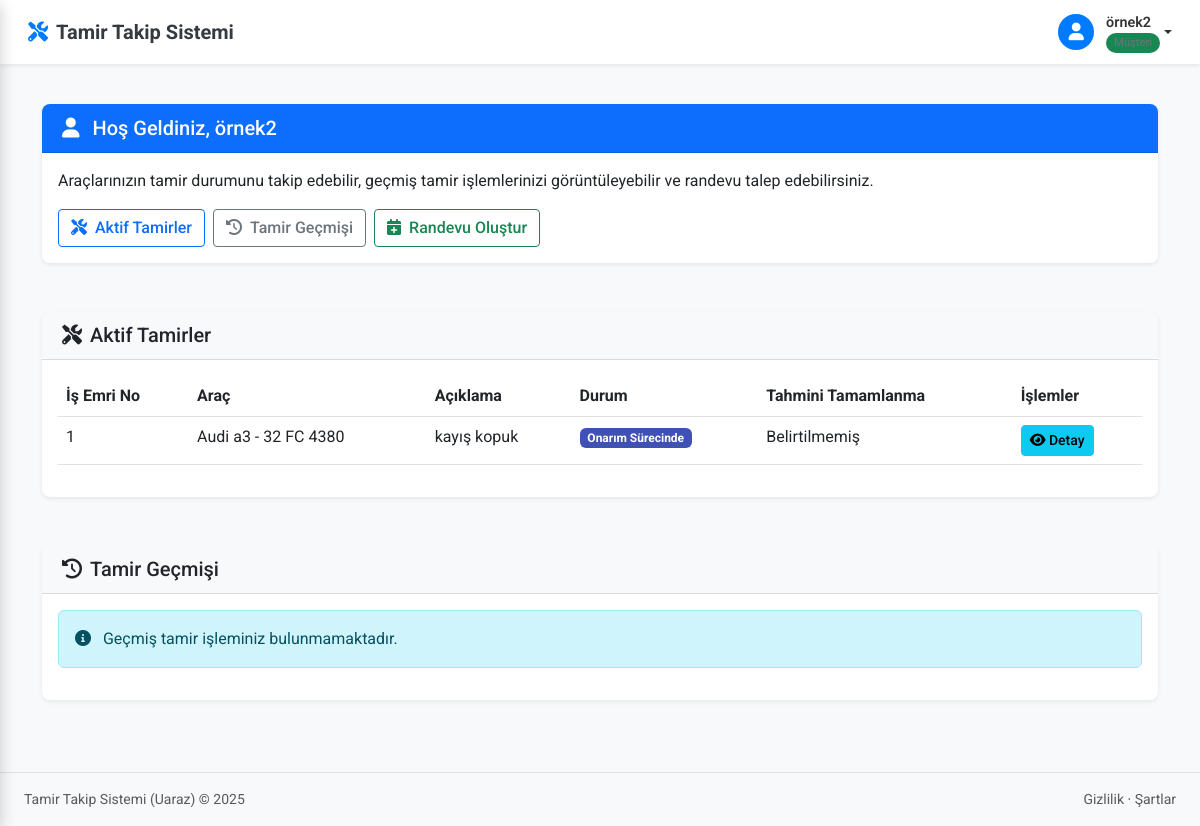
The page /musteri-portal/ (signed in) on the database as committed earlier.
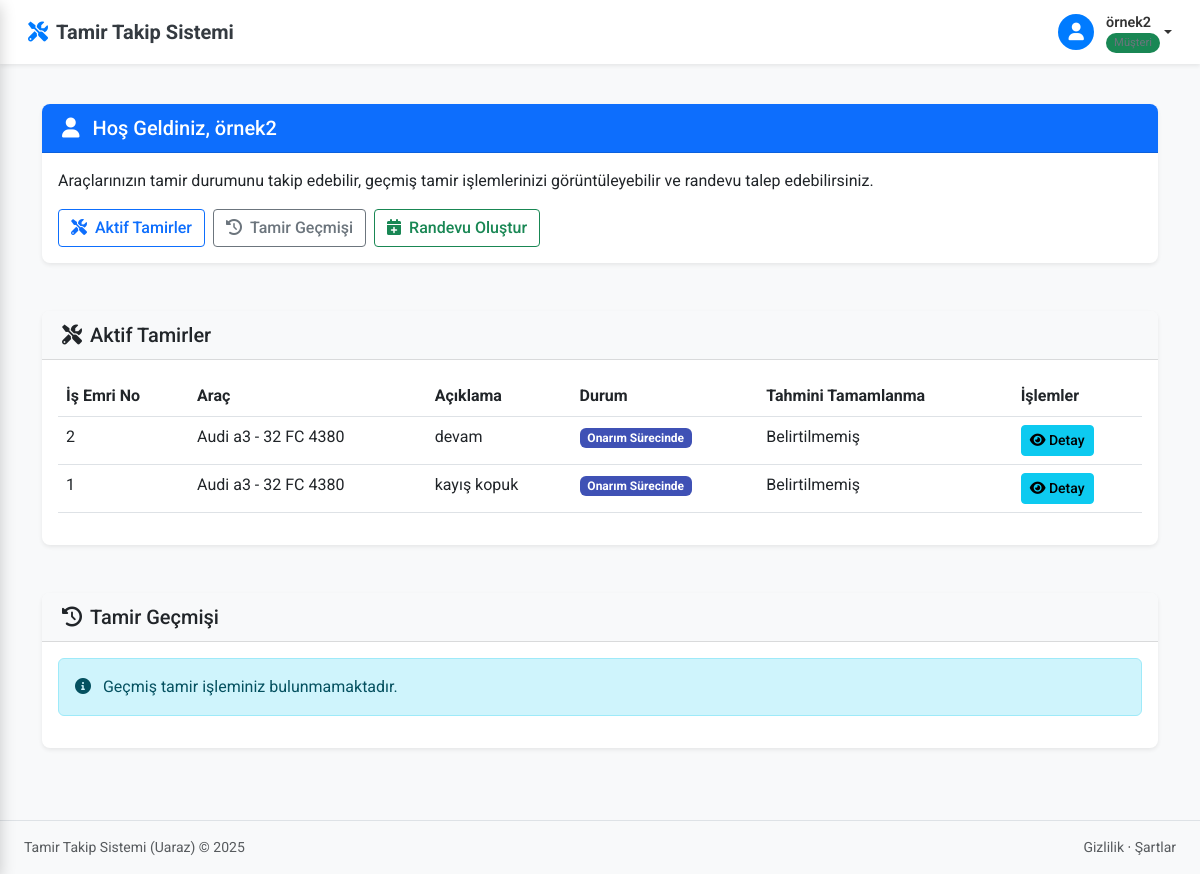
The same page on the database as committed later.
### core/models.py (models this page shows, shortened)
class IsEmri(models.Model):
    DURUM_SECENEKLERI = (
        ('beklemede', 'Beklemede'),
        ('incelemede', 'İncelemede'),
        ('onarim_sureci', 'Onarım Sürecinde'),
        ('test_asamasi', 'Test Aşamasında'),
        ('tamamlandi', 'Tamamlandı'),
        ('iptal_edildi', 'İptal Edildi'),
    )
    ONCELIK_SECENEKLERI = [
        ('normal', 'Normal'),
        ('yuksek', 'Yüksek'),
        ('acil', 'Acil'),
    ]
    arac = models.ForeignKey('Arac', on_delete=models.CASCADE, related_name='isemirleri')
    aciklama = models.TextField()
    durum = models.CharField(max_length=20, choices=DURUM_SECENEKLERI, default='beklemede')
    oncelik = models.CharField(max_length=10, choices=ONCELIK_SECENEKLERI, default='normal')
    teknisyen = models.ForeignKey(User, on_delete=models.SET_NULL, null=True, blank=True)
    baslama_tarihi = models.DateTimeField(
        verbose_name="Başlama Tarihi",
        default=timezone.now
    )
    bitis_tarihi = models.DateTimeField(null=True, blank=True, verbose_name="Bitiş Tarihi")
    olusturma_tarihi = models.DateTimeField(auto_now_add=True, verbose_name="Oluşturma Tarihi")
    yapilan_islemler = models.TextField(blank=True, verbose_name="Yapılan İşlemler")
    kullanilan_parcalar = models.TextField(blank=True, verbose_name="Kullanılan Parçalar")
    toplam_maliyet = models.DecimalField(max_digits=10, decimal_places=2, default=0, verbose_name="Toplam Maliyet")
    kilometre = models.IntegerField(null=True, blank=True, verbose_name="Kilometre")
    notlar = models.TextField(blank=True, verbose_name="Notlar")
    class Meta:
        ordering = ['-baslama_tarihi']
        verbose_name = "İş Emri"
        verbose_name_plural = "İş Emirleri"
    @property
    def durum_renk(self):
        renk_esleme = {
            'beklemede': 'warning',
            'incelemede': 'info',
            'onarim_sureci': 'primary',
            'test_asamasi': 'primary',
            'tamamlandi': 'success',
            'iptal_edildi': 'danger',
        }
        return renk_esleme.get(self.durum, 'secondary')

class Arac(models.Model):
    musteri = models.ForeignKey(Musteri, on_delete=models.CASCADE)
    marka = models.CharField(max_length=100)
    model = models.CharField(max_length=100)
    plaka = models.CharField(max_length=20, unique=True)
    uretim_yili = models.IntegerField()
    uretim_yili = models.IntegerField(default=2000)
    _son_isemri_cache = None
    @property
    def son_isemri(self):
        """Aracın en son iş emrini döndürür"""
        if self._son_isemri_cache is not None:
            return self._son_isemri_cache
        try:
            return self.isemirleri.order_by('-olusturma_tarihi').first()
        except AttributeError:
            try:
                return self.isemri_set.order_by('-olusturma_tarihi').first()
            except:
                return None

### core/views.py (the view)
# urls.py: path('musteri-portal/', login_required(musteri_portal), name='musteri_portal'),
@login_required
def musteri_portal(request):
    araclar = Arac.objects.filter(musteri__user=request.user)
    aktif_isemirler = IsEmri.objects.filter(
        arac__in=araclar,
        durum__in=['beklemede', 'incelemede', 'onarim_sureci', 'test_asamasi']
    ).order_by('-olusturma_tarihi')
    tamamlanan_isemirler = IsEmri.objects.filter(
        arac__in=araclar,
        durum='tamamlandi'
    ).order_by('-bitis_tarihi')
    context = {
        'aktif_isemirler': aktif_isemirler,
        'tamamlanan_isemirler': tamamlanan_isemirler,
        'araclar': araclar,
    }
    return render(request, 'core/musteri_portal.html', context)

### core/templates/core/musteri_portal.html (shortened to what the changed rows need)
{% extends 'core/base.html' %}
{% load static %}
{% load custom_filters %}
{% block content %}
<div class="container py-4">
    <div class="row mb-4" id="active-repairs">
        <div class="col-12">
            <div class="card shadow-sm">
                <div class="card-body">
                    {% if aktif_isemirler %}
                    <div class="table-responsive">
                        <table class="table table-hover">
                            <thead>
                                <tr>
                                    <th>İş Emri No</th>
                                    <th>Araç</th>
                                    <th>Açıklama</th>
                                    <th>Durum</th>
                                    <th>Tahmini Tamamlanma</th>
                                    <th>İşlemler</th>
                                </tr>
                            </thead>
                            <tbody>
                                {% for isemri in aktif_isemirler %}
                                <tr>
                                    <td>{{ isemri.id }}</td>
                                    <td>{{ isemri.arac.marka }} {{ isemri.arac.model }} - {{ isemri.arac.plaka }}</td>
                                    <td>{{ isemri.aciklama|truncatechars:50 }}</td>
                                    <td>
                                        <span class="badge bg-{{ isemri.durum_renk }}">{{ isemri.get_durum_display }}</span>
                                    </td>
                                    <td>{{ isemri.tahmini_tamamlanma_tarihi|default:"Belirtilmemiş" }}</td>
                                    <td>
                                        <a href="{% url 'musteri_isemri_detay' isemri.id %}" class="btn btn-sm btn-info">
                                            <i class="fas fa-eye"></i> Detay
                                        </a>
                                    </td>
                                </tr>
                                {% endfor %}
                            </tbody>
                        </table>
                    </div>
                    {% else %}
                    <div class="alert alert-info">
                        <i class="fas fa-info-circle me-2"></i> Şu anda aktif tamir işleminiz bulunmamaktadır.
                    </div>
                    {% endif %}
                </div>
            </div>
        </div>
    </div>
</div>
{% endblock %}

Rows that differ between the two databases and show on the page:
added IsEmri: id "2", arac.marka "Audi", arac.model "a3", arac.plaka "32 FC 4380", aciklama "devam", durum "Onarım Sürecinde", tahmini_tamamlanma_tarihi "Belirtilmemiş"
